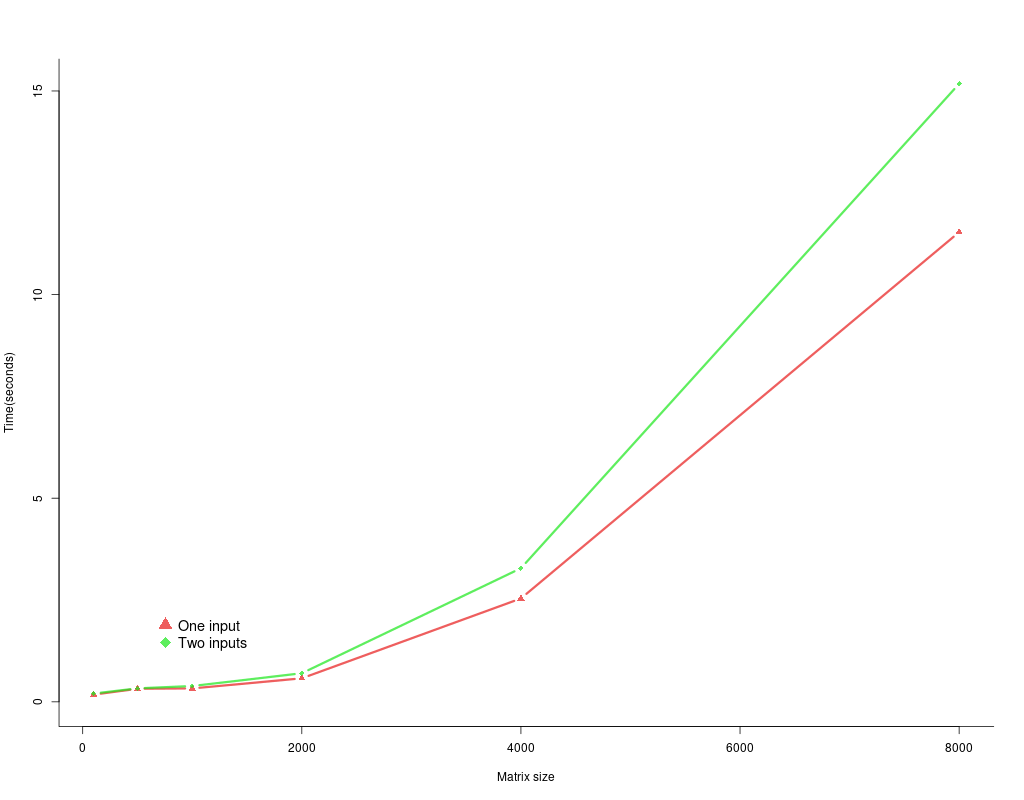

Source code (R):
library(MPCC)
library(rbenchmark)
cols <- c("test", "replications", "elapsed", "relative")
reps <- 3
set.seed(1)

sizes = c(100, 500, 1000, 2000, 4000, 8000)
one_vals = c()
two_vals = c()

ymax = 0

df<-data.frame()

for (i in 1:length(sizes)) {
  m <- sizes[i]
  n <- sizes[i]
  x <- matrix(rnorm(m*n), m, n)

  print(i)
  a = benchmark(PCC(x), replications=reps, columns=cols)
  b = benchmark(PCC(x, x), replications=reps, columns=cols)

  print(i)
  one_vals[i] = a[1, 3]
  two_vals[i] = b[1, 3]

  entry<-data.frame(m, n, one_vals[i], two_vals[i], reps)

  if(nrow(df) == 0) {
    df <- entry
  }
  else {
    df <- rbind(df, entry)
  } 

  ymax = max(ymax, one_vals[i], two_vals[i])
}

names(df) = c("m", "n", "one_input", "two_inputs", "replications")

write.csv(df, row.names = FALSE, "out_3.csv")

png("plot_3.png", width=1024, height = 800)
 
# Make a basic graph
plot(one_vals~sizes, type="b", bty="l", xlab="Matrix size", ylab="Time(seconds)", col=rgb(0.9,0.1,0.1,0.7), lwd=3, pch=17, ylim = c(0, ymax))
lines(two_vals~sizes, col=rgb(0.1,0.9,0.1,0.7), lwd=3, pch=18, type="b")
 
# Add a legend
legend("bottomleft", 
  legend = c("One input", "Two inputs"), 
  col = c(rgb(0.9,0.1,0.1,0.7), 
  rgb(0.1,0.9,0.1,0.7)), 
  pch = c(17, 18), 
  bty = "n", 
  pt.cex = 2, 
  cex = 1.2, 
  text.col = "black", 
  horiz = F , 
  inset = c(0.1, 0.1))

dev.off()
